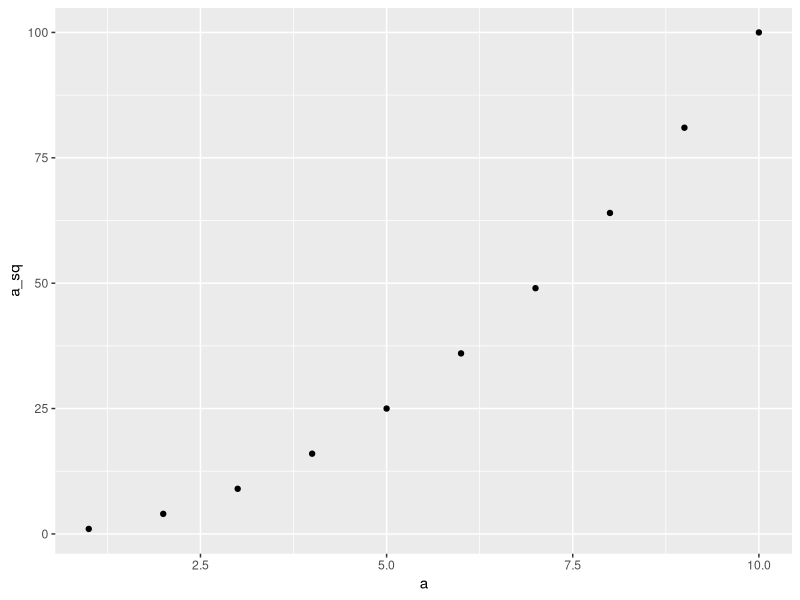
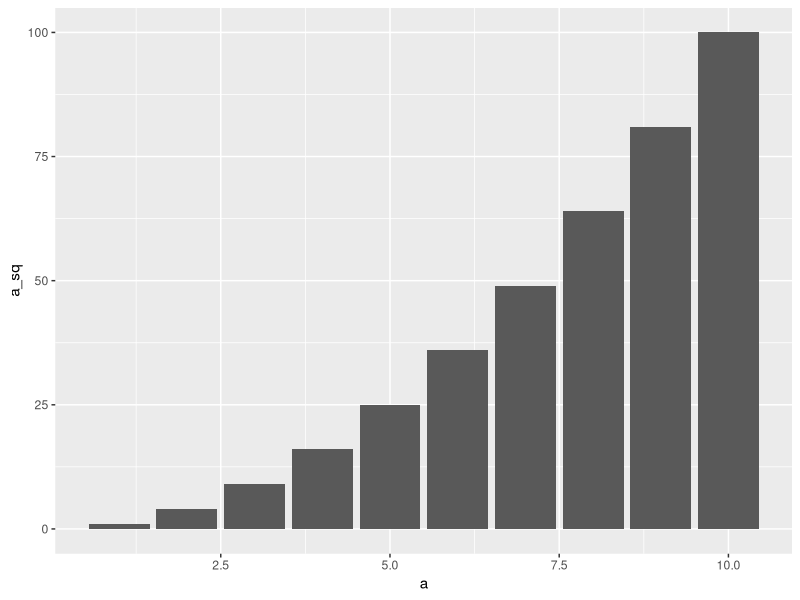
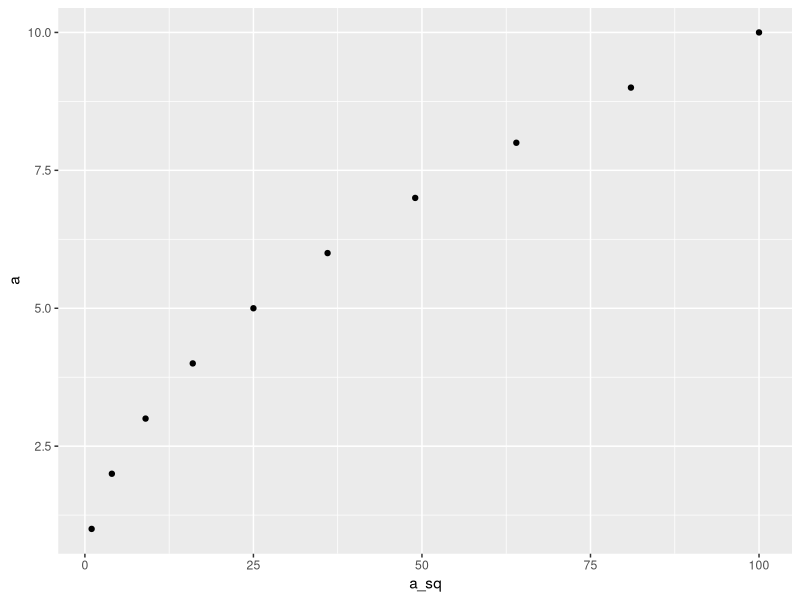
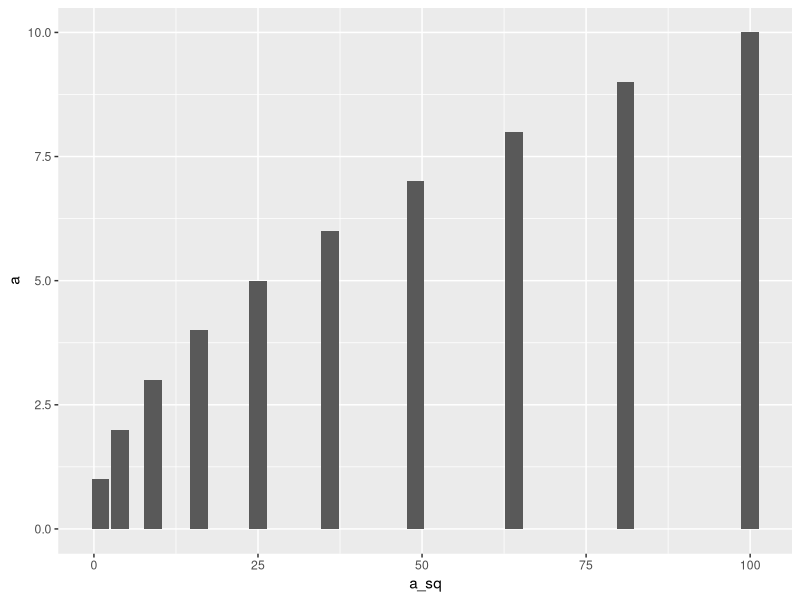
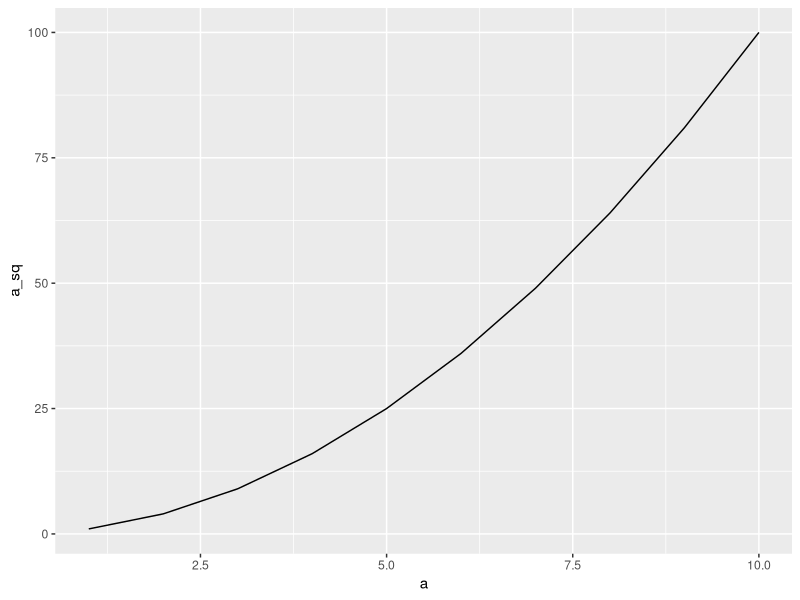
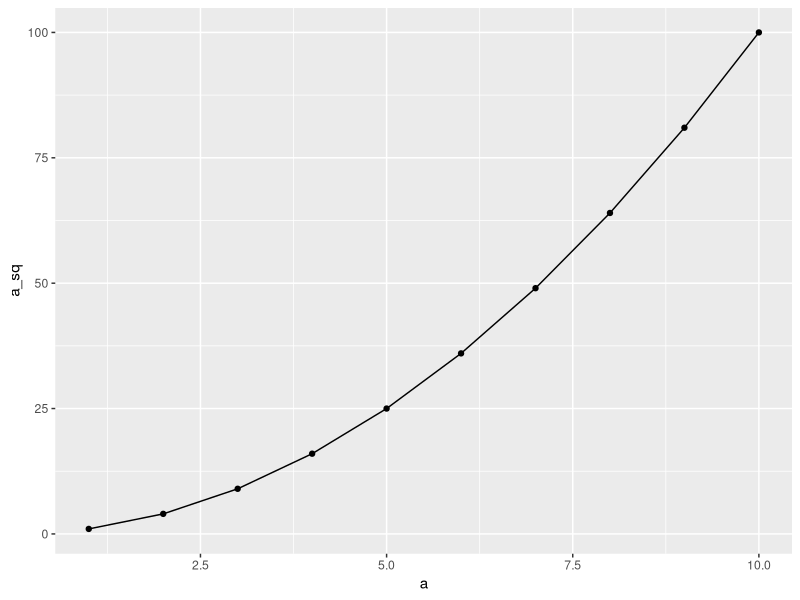
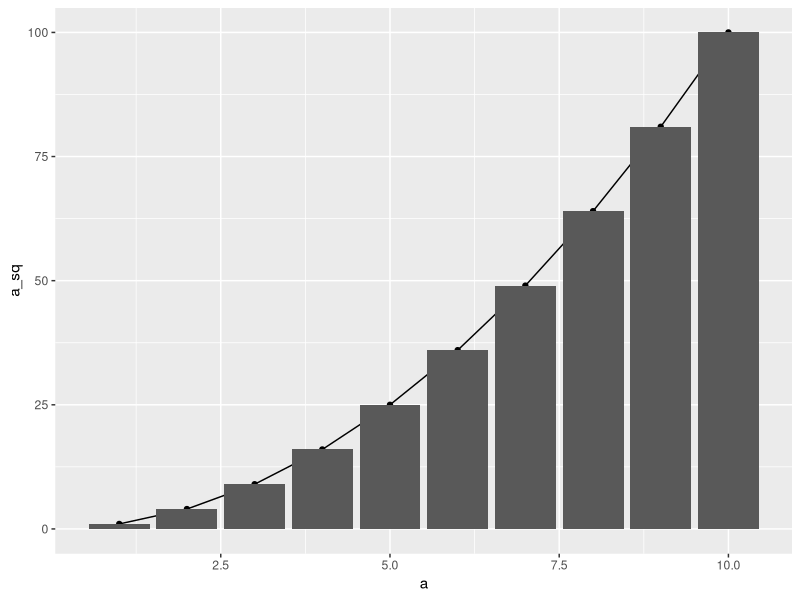
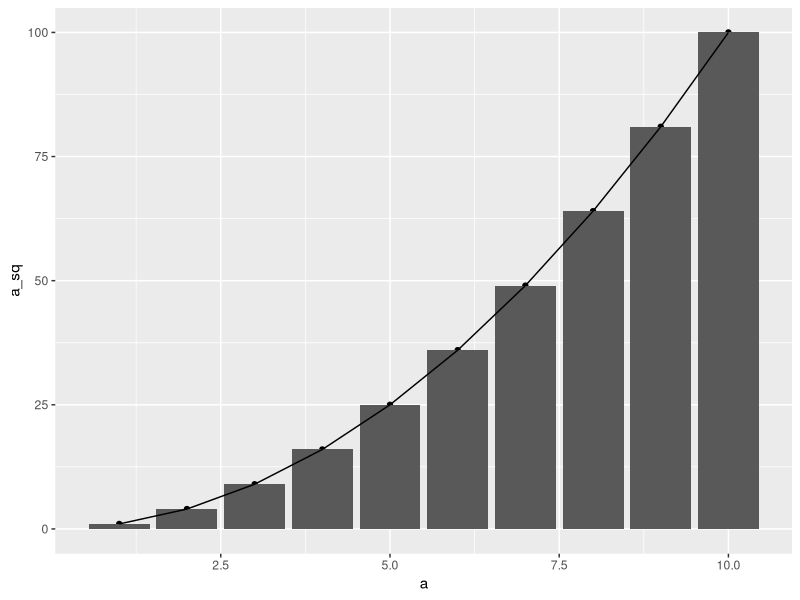

These charts were generated, in order, by the following R code:
## ---- chunk 1
library(ggplot2)
df <- data.frame(a=1:10, a_sq=(1:10)^2, my_group = c("weekday","weekend"))
df
## ---- chunk 2
ggplot(data = df, mapping = aes(x = a, y = a_sq)) + geom_point()
## ---- chunk 3
ggplot(data = df, mapping = aes(x = a, y = a_sq)) + geom_bar(stat="identity")
## ---- chunk 4
ggplot(data = df, mapping = aes(x = a_sq, y = a)) + geom_point()
## ---- chunk 5
ggplot(data = df, mapping = aes(x = a_sq, y = a)) + geom_bar(stat="identity")
## ---- chunk 6
ggplot(df, aes(a, a_sq)) + geom_line()
## ---- chunk 7
ggplot(df, aes(a, a_sq)) + geom_point() + geom_line()
## ---- chunk 8
ggplot(df, aes(a, a_sq)) + geom_point() + geom_line() + geom_bar(stat = "identity")
## ---- chunk 9
ggplot(df, aes(a, a_sq)) + geom_point() + geom_bar(stat = "identity") + geom_line()
## ---- chunk 10
ggplot(df, aes(a, a_sq, color = my_group)) + geom_point(stat = "identity")
## ---- chunk 11
ggplot(df, aes(a, a_sq, color = my_group)) + geom_bar(stat = "identity")
## ---- chunk 12
ggplot(df, aes(a, a_sq, fill = my_group)) + geom_bar(stat = "identity")
## ---- chunk 13
ggplot(df, aes(a, a_sq, color = my_group)) + geom_point(size=10, fill = "black")
## ---- chunk 14
ggplot(df, aes(a, a_sq, fill = my_group)) + geom_bar(stat="identity", color = "black")
## ---- chunk 15
ggplot(df, aes(a, a_sq, color = my_group)) + geom_bar(stat="identity", fill = "black")
## ---- chunk 16
ggplot(df, aes(a, a_sq, color = my_group)) + geom_point()  + geom_line()
## ---- chunk 17
ggplot(df, aes(a, a_sq, group = my_group)) + geom_point()  + geom_line()
## ---- chunk 18
ggplot(df, aes(a, a_sq, color = my_group)) + geom_point()  + geom_line() + facet_wrap(~my_group)
## ---- chunk 19
ggplot(df, aes(a, a_sq, color = my_group)) + geom_point()  + geom_line() + facet_wrap(~my_group) +
  labs(title = "My First Plot", x = " x axis = a", y = "y axis = a squared")
## ---- chunk 20
ggplot(df, aes(a, a_sq, color = my_group)) + geom_point()  + geom_line() + facet_wrap(~my_group) +
  labs(title = "My First Plot", x = " x axis = a", y = expression("y axis =" ~ a^2))
## ---- chunk 21
ggplot(df, aes(a, a_sq, color = my_group)) + geom_point()  + geom_line() + facet_wrap(~my_group) +
  labs(title = "My First Plot", x = " x axis = a", y = expression("y axis =" ~ a^2)) +
  theme_classic()
## ---- chunk 22
ggplot(df, aes(a, a_sq, color = my_group)) + geom_point()  + geom_line() + facet_wrap(~my_group) +
  labs(title = "My First Plot", x = " x axis = a", y = expression("y axis =" ~ a^2)) +
  theme_minimal()
## ---- chunk 23
ggplot(df, aes(a, a_sq, color = my_group)) + geom_point()  + geom_line() + facet_wrap(~my_group) +
  labs(title = "My First Plot", x = " x axis = a", y = expression("y axis =" ~ a^2)) +
  theme_dark()
## ---- chunk 24
ggplot(df, aes(a, a_sq, color = my_group)) + geom_point()  + geom_line() + facet_wrap(~my_group) +
  labs(title = "My First Plot", x = " x axis = a", y = expression("y axis =" ~ a^2)) +
  theme(
    plot.title = element_text(size = 20, color ='steelblue', face = 'bold'),
    axis.title.x = element_text(size = 16, color ='brown', face = 'bold'),
    axis.title.y = element_text(size = 16, color ='brown', face = 'bold'),
    axis.text.x = element_text(size = 14, color = 'gray20'),
    axis.text.y = element_text(size = 14, color = 'gray20'),
    strip.text = element_text(size = 14, color = 'black'),
    legend.title = element_text(size = 20, color = 'black', face = 'bold'),
    text = element_text(size = 16)
  )
